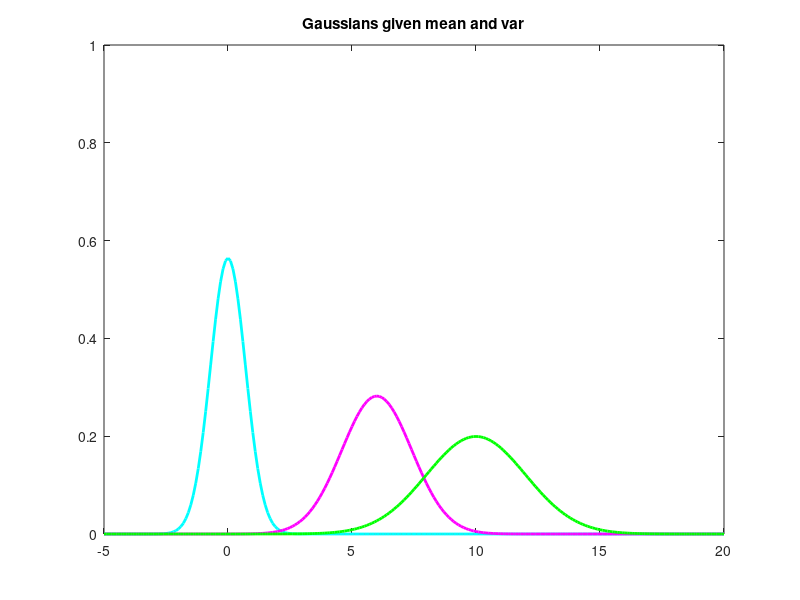
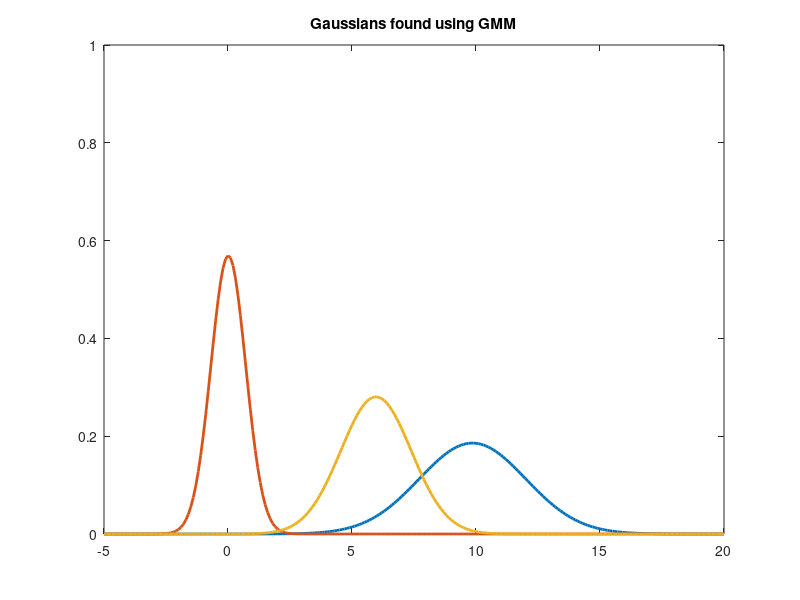
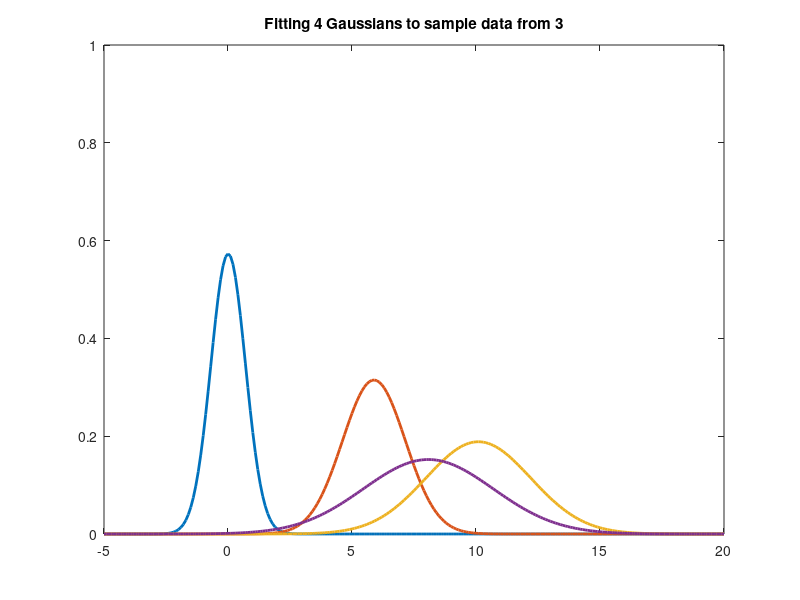

Recreate these plots in MATLAB, in order.
clear all 
clc
%Generate data samples from 3 1-D Gaussians, with different means and variances. (You
%can generate 50 samples from each distribution using mvnrnd function)
mean1 = 0;  
mean2 = 6;
mean3 = 10;
vari1 = .5;
vari2 = 2;
vari3 = 4;

%Generate random sampls fro parameters
samp1 = mvnrnd(mean1,vari1,1000);
samp2 = mvnrnd(mean2,vari2,1000);
samp3 = mvnrnd(mean3,vari3,1000);

%Plotting pdf from mean/var we picked
x = [-5:.1:20];
norm1 = normpdf(x,mean1,(vari1)^.5);
plot(x,norm1,'c','LineWidth',2)
norm2 = normpdf(x,mean2,(vari2)^.5);
hold on
plot(x,norm2,'m','LineWidth',2)
norm3 = normpdf(x,mean3,(vari3)^.5);
plot(x,norm3,'g','LineWidth',2)
title('Gaussians given mean and var')
ylim([0 1])


%Try to recover the model parameters used in previous part, using the samples generated.
D = [samp1 ;samp2 ;samp3];%All sample data points in ONE column, for 1D
GMModel = fitgmdist(D,3)%Find a model, 3 components, D hs only 1 column so it is 1 dimensionsal, it will find 3 1D gassians
meanFound = GMModel.mu;
varFound = [GMModel.Sigma(1) GMModel.Sigma(2) GMModel.Sigma(3)];
gmm1 = normpdf(x,meanFound(1),varFound(1)^.5);
gmm2 = normpdf(x,meanFound(2),varFound(2)^.5);
gmm3 = normpdf(x,meanFound(3),varFound(3)^.5);
figure
plot(x,gmm1,'LineWidth',2)
hold on
plot(x,gmm2,'LineWidth',2)
plot(x,gmm3,'LineWidth',2)
title('Gaussians found using GMM')
ylim([0 1])



%Try to recover the model parameters for 4 Gaussians (means and variances
%of 4 Gaussians that fit the data generated by 3 in step 1. Discuss what you observe.
Fit4 = fitgmdist(D,4);
Fit4mean = Fit4.mu;
Fit4var = [Fit4.Sigma(1) Fit4.Sigma(2) Fit4.Sigma(3) Fit4.Sigma(4)];
Fit4gmm1 = normpdf(x,Fit4mean(1),Fit4var(1)^.5);
Fit4gmm2 = normpdf(x,Fit4mean(2),Fit4var(2)^.5);
Fit4gmm3 = normpdf(x,Fit4mean(3),Fit4var(3)^.5);
Fit4gmm4 = normpdf(x,Fit4mean(4),Fit4var(4)^.5);
figure
plot(x,Fit4gmm1,'LineWidth',2)
hold on
plot(x,Fit4gmm2,'LineWidth',2)
plot(x,Fit4gmm3,'LineWidth',2)
plot(x,Fit4gmm4,'LineWIdth',2)
title('Fitting 4 Gaussians to sample data from 3')
ylim([0 1])





